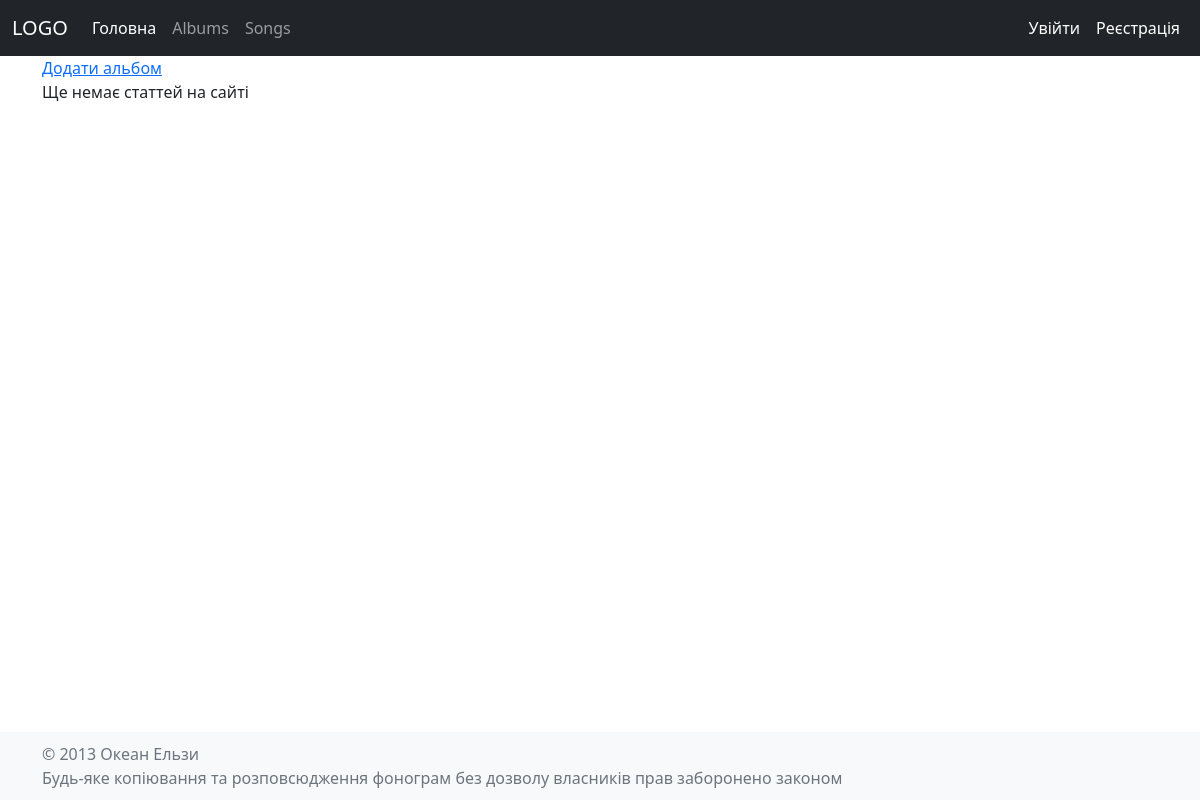
/admin/albums/, run on an earlier commit of the app's database.
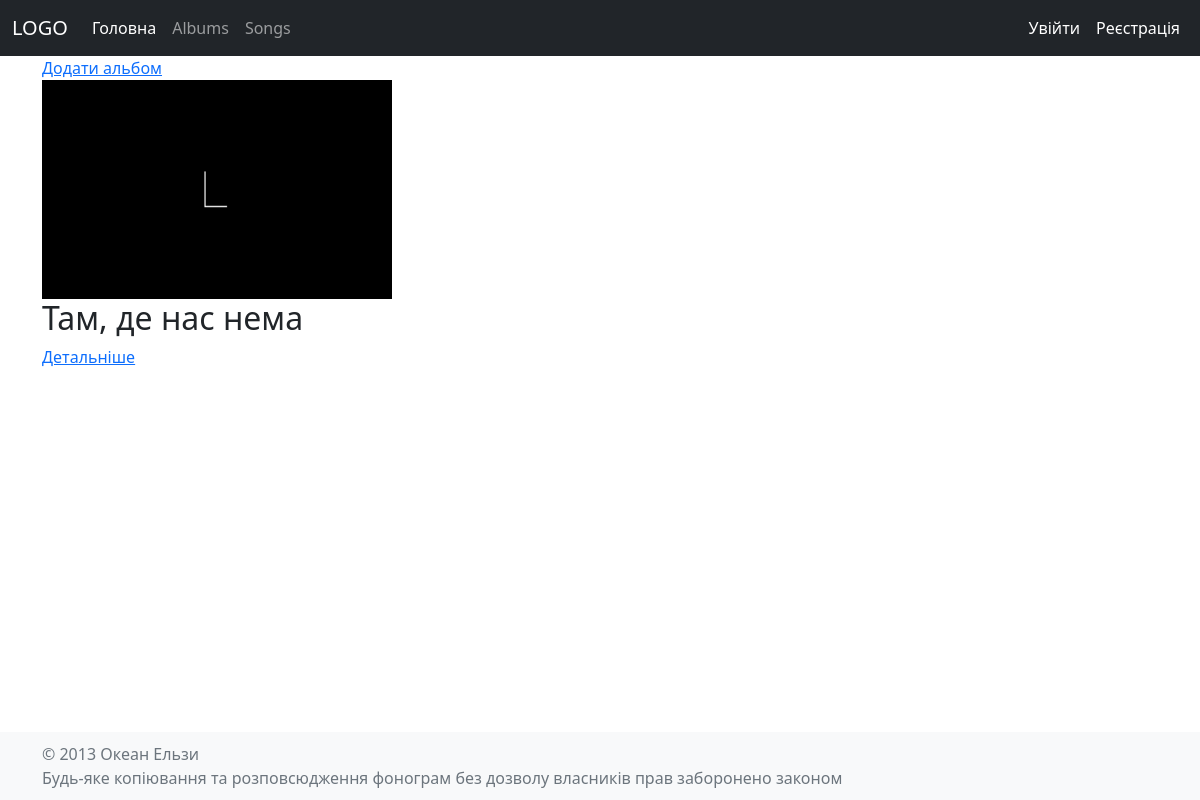
And on a later commit of the database.
### models/models.py (models this page shows)
class Album(db.Model):
    __tablename__ = 'albums'
    id = db.Column(db.Integer, primary_key=True)
    name = db.Column(db.Text, nullable=False)
    description = db.Column(db.Text, nullable=False)
    src = db.Column(db.Text, nullable=False)
    date = db.Column(db.Text, nullable=False)

### blueprints/admin/albums.py (the view)
@albums.route('/')
def index():
    album = Album.query.order_by(Album.date.desc()).all()
    return render_template("admin/albums/index.html", album=album)

### templates/admin/albums/index.html
{% extends 'admin/layout.html' %}
{% block content %}
    <a href="create-album">Додати альбом</a>
    {% if album|length > 0%}
        {%for el in album%}
        <div>
            <img src="/static/uploads/{{ el.src }}" alt="{{el.name}}">
            <h2>{{el.name}}</h2>
            <a href="/admin/albums/{{  el.id }}">Детальніше</a>
        </div>
        {%endfor%}
    {% else %}
    <p>Ще немає статтей на сайті</p>
    {% endif %}
{% endblock %}

What changed in the data, as far as the page shows it:
added Album: src (picture), name "Там, де нас нема"
Also different on the page:
text no longer shown: "Ще немає статтей на сайті"
